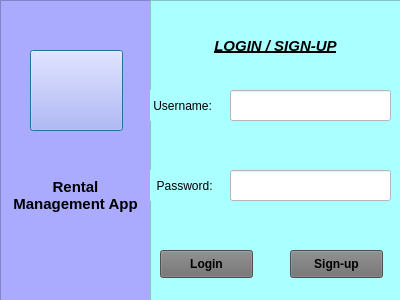
<?xml version="1.0" encoding="UTF-8"?>
<ui version="4.0">
 <class>Dialog</class>
 <widget class="QDialog" name="Dialog">
  <property name="geometry">
   <rect>
    <x>0</x>
    <y>0</y>
    <width>400</width>
    <height>300</height>
   </rect>
  </property>
  <property name="windowTitle">
   <string>Login</string>
  </property>
  <property name="windowIcon">
   <iconset>
    <normaloff>images/Technology Community.png</normaloff>images/Technology Community.png</iconset>
  </property>
  <widget class="QWidget" name="horizontalLayoutWidget">
   <property name="geometry">
    <rect>
     <x>0</x>
     <y>0</y>
     <width>151</width>
     <height>301</height>
    </rect>
   </property>
   <layout class="QHBoxLayout" name="horizontalLayout">
    <item>
     <widget class="QFrame" name="frame">
      <property name="styleSheet">
       <string notr="true">background-color: rgb(170, 170, 255);</string>
      </property>
      <property name="frameShape">
       <enum>QFrame::StyledPanel</enum>
      </property>
      <property name="frameShadow">
       <enum>QFrame::Raised</enum>
      </property>
      <widget class="QPushButton" name="pushButton">
       <property name="geometry">
        <rect>
         <x>30</x>
         <y>50</y>
         <width>93</width>
         <height>81</height>
        </rect>
       </property>
       <property name="text">
        <string/>
       </property>
       <property name="icon">
        <iconset>
         <normaloff>images/bernice.jpg</normaloff>images/bernice.jpg</iconset>
       </property>
       <property name="iconSize">
        <size>
         <width>200</width>
         <height>100</height>
        </size>
       </property>
      </widget>
      <widget class="QLabel" name="label">
       <property name="geometry">
        <rect>
         <x>10</x>
         <y>160</y>
         <width>131</width>
         <height>71</height>
        </rect>
       </property>
       <property name="font">
        <font>
         <pointsize>11</pointsize>
         <weight>75</weight>
         <bold>true</bold>
         <strikeout>false</strikeout>
        </font>
       </property>
       <property name="text">
        <string>Rental Management App</string>
       </property>
       <property name="alignment">
        <set>Qt::AlignCenter</set>
       </property>
       <property name="wordWrap">
        <bool>true</bool>
       </property>
      </widget>
     </widget>
    </item>
   </layout>
  </widget>
  <widget class="QWidget" name="horizontalLayoutWidget_2">
   <property name="geometry">
    <rect>
     <x>150</x>
     <y>0</y>
     <width>251</width>
     <height>301</height>
    </rect>
   </property>
   <layout class="QHBoxLayout" name="horizontalLayout_2">
    <item>
     <widget class="QFrame" name="frame_2">
      <property name="styleSheet">
       <string notr="true">background-color: rgb(170, 255, 255);</string>
      </property>
      <property name="frameShape">
       <enum>QFrame::StyledPanel</enum>
      </property>
      <property name="frameShadow">
       <enum>QFrame::Raised</enum>
      </property>
      <widget class="QLabel" name="label_2">
       <property name="geometry">
        <rect>
         <x>30</x>
         <y>30</y>
         <width>191</width>
         <height>31</height>
        </rect>
       </property>
       <property name="font">
        <font>
         <pointsize>11</pointsize>
         <weight>75</weight>
         <italic>true</italic>
         <bold>true</bold>
         <underline>true</underline>
         <strikeout>false</strikeout>
        </font>
       </property>
       <property name="text">
        <string>LOGIN / SIGN-UP</string>
       </property>
       <property name="alignment">
        <set>Qt::AlignCenter</set>
       </property>
       <property name="wordWrap">
        <bool>true</bool>
       </property>
      </widget>
      <widget class="QLabel" name="label_3">
       <property name="geometry">
        <rect>
         <x>0</x>
         <y>90</y>
         <width>81</width>
         <height>31</height>
        </rect>
       </property>
       <property name="font">
        <font>
         <pointsize>9</pointsize>
         <weight>50</weight>
         <bold>false</bold>
        </font>
       </property>
       <property name="text">
        <string> Username:</string>
       </property>
      </widget>
      <widget class="QLineEdit" name="lineEdit">
       <property name="geometry">
        <rect>
         <x>80</x>
         <y>90</y>
         <width>161</width>
         <height>31</height>
        </rect>
       </property>
       <property name="styleSheet">
        <string notr="true">background-color: rgb(255, 255, 255);</string>
       </property>
      </widget>
      <widget class="QLabel" name="label_4">
       <property name="geometry">
        <rect>
         <x>0</x>
         <y>170</y>
         <width>81</width>
         <height>31</height>
        </rect>
       </property>
       <property name="font">
        <font>
         <pointsize>9</pointsize>
         <weight>50</weight>
         <bold>false</bold>
        </font>
       </property>
       <property name="text">
        <string>  Password:</string>
       </property>
      </widget>
      <widget class="QLineEdit" name="lineEdit_2">
       <property name="geometry">
        <rect>
         <x>80</x>
         <y>170</y>
         <width>161</width>
         <height>31</height>
        </rect>
       </property>
       <property name="styleSheet">
        <string notr="true">background-color: rgb(255, 255, 255);</string>
       </property>
      </widget>
      <widget class="QPushButton" name="pushButton_2">
       <property name="geometry">
        <rect>
         <x>10</x>
         <y>250</y>
         <width>93</width>
         <height>28</height>
        </rect>
       </property>
       <property name="font">
        <font>
         <pointsize>9</pointsize>
         <weight>75</weight>
         <bold>true</bold>
        </font>
       </property>
       <property name="styleSheet">
        <string notr="true">background-color: rgb(111, 111, 111);</string>
       </property>
       <property name="text">
        <string>Login</string>
       </property>
      </widget>
      <widget class="QPushButton" name="pushButton_3">
       <property name="geometry">
        <rect>
         <x>140</x>
         <y>250</y>
         <width>93</width>
         <height>28</height>
        </rect>
       </property>
       <property name="font">
        <font>
         <pointsize>9</pointsize>
         <weight>75</weight>
         <bold>true</bold>
        </font>
       </property>
       <property name="styleSheet">
        <string notr="true">background-color: rgb(111, 111, 111);</string>
       </property>
       <property name="text">
        <string>Sign-up</string>
       </property>
      </widget>
     </widget>
    </item>
   </layout>
  </widget>
 </widget>
 <resources/>
 <connections/>
</ui>
